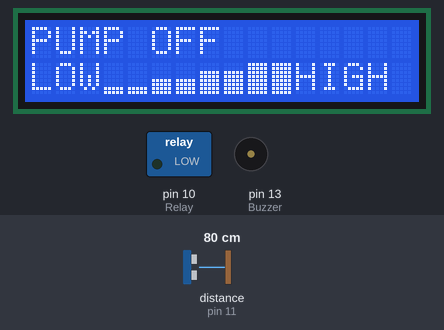
Recording of a sketch running on a simulated Arduino Uno, built with avr-gcc and run on an emulated ATmega328P. Shown: 16×2 character LCD, switched loads named in the sketch (green lamp = pin HIGH), buzzer (waves = sounding, pin HIGH). Inputs (shaded band) come from the test bench; at power-on: distance to the obstacle (sensor on pin 11) 80 cm. The echo pulse lasts 58.3 µs per cm.

Above: at 1.2 s.
1.3 s: distance to the obstacle (sensor on pin 11) set to 12 cm
2.8 s: distance to the obstacle (sensor on pin 11) set to 9 cm
At 3.7 s:
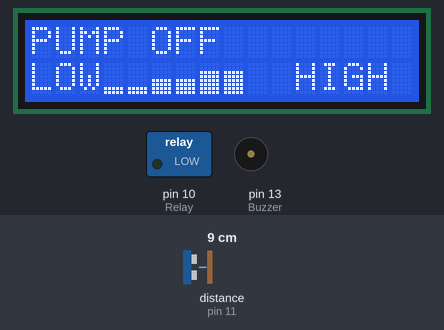
4.3 s: distance to the obstacle (sensor on pin 11) set to 5 cm
5.8 s: distance to the obstacle (sensor on pin 11) set to 2 cm
At 6.7 s:
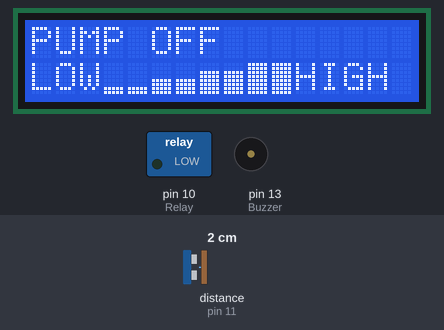
7.3 s: distance to the obstacle (sensor on pin 11) set to 7 cm
At 7.7 s:
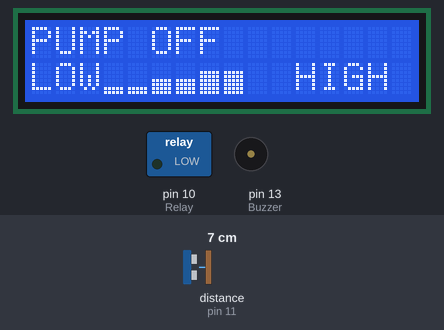
Timing chart, 0 to 9.8 s (numbered marks = the images above; inputs shaded):
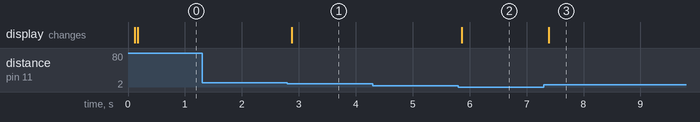

The sketch:

water_level_code.ino
```cpp
  #include <NewPing.h>

  #define TRIGGER_PIN 12 // Arduino pin tied to trigger pin on the ultrasonic sensor.
  #define ECHO_PIN 11 // Arduino pin tied to echo pin on the ultrasonic sensor.
  #define MAX_DISTANCE 10 // Height of the Water Tank (in centimeters).
  #include <LiquidCrystal.h>

  int RS=A5, E=A4, D4=A3, D5=A2, D6=A1, D7=A0;
  LiquidCrystal lcd(RS, E, D4, D5, D6, D7); // initialize the library with the numbers of the interface pins
  int Buzzer = 13;
  int Relay = 10;
  int val=0;
  NewPing sonar(TRIGGER_PIN, ECHO_PIN, MAX_DISTANCE); // NewPing setup of pins and maximum distance.

  // Creating Charaters for Bar Graph and Reverse Mode Icon
  byte Level0[8] = {
  0b00000,
  0b00000,
  0b00000,
  0b00000,
  0b00000,
  0b00000,
  0b11111,
  0b11111
  };
  byte Level1[8] = {
  0b00000,
  0b00000,
  0b00000,
  0b00000,
  0b11111,
  0b11111,
  0b11111,
  0b11111
  };
  byte Level2[8] = {
  0b00000,
  0b00000,
  0b11111,
  0b11111,
  0b11111,
  0b11111,
  0b11111,
  0b11111
  };
  byte Level3[8] = {
  0b11111,
  0b11111,
  0b11111,
  0b11111,
  0b11111,
  0b11111,
  0b11111,
  0b11111
  };
  byte NoLevel[8] = {
  0b00000,
  0b00000,
  0b00000,
  0b00000,
  0b00000,
  0b00000,
  0b00000,
  0b00000
  };


  void setup()
  {
  lcd.createChar(0, Level0);
  lcd.createChar(1, Level1);
  lcd.createChar(2, Level2);
  lcd.createChar(3, Level3);
  lcd.createChar(4, NoLevel);
  lcd.begin(16, 2); // set up the LCD's number of columns and rows:
  pinMode(Buzzer,OUTPUT); //Setup Buzzer pin as output pin
  pinMode(Relay,OUTPUT); //Setup Relay pin as output pin
  digitalWrite(Relay,LOW);

  }

  void loop()
  {
  delay(50); // Wait 50ms between pings (about 20 pings/sec). 29ms should be the shortest delay between pings.
  val=sonar.ping_cm();
  lcd.setCursor(0, 1);
  lcd.print("LOW");
  lcd.setCursor(11, 1);
  lcd.print("HIGH");
  if(val<4) //Water level reaches the Top of the Tank
  {

  delay(50);
  lcd.setCursor(3, 1);
  lcd.write(byte(0));
  lcd.setCursor(4, 1);
  lcd.write(byte(0));
  lcd.setCursor(5, 1);
  lcd.write(byte(1));
  lcd.setCursor(6, 1);
  lcd.write(byte(1));
  lcd.setCursor(7, 1);
  lcd.write(byte(2));
  lcd.setCursor(8, 1);
  lcd.write(byte(2));
  lcd.setCursor(9, 1);
  lcd.write(byte(3));
  lcd.setCursor(10, 1);
  lcd.write(byte(3));
  digitalWrite(Relay,LOW); //Pump off
  lcd.setCursor(0,0);
  lcd.print("PUMP OFF ");
  }

  else if(val<=15&&val>4) //Water level is getting close to the tank
  {
  lcd.setCursor(3, 1);
  lcd.write(byte(0));
  lcd.setCursor(4, 1);
  lcd.write(byte(0));
  lcd.setCursor(5, 1);
  lcd.write(byte(1));
  lcd.setCursor(6, 1);
  lcd.write(byte(1));
  lcd.setCursor(7, 1);
  lcd.write(byte(2));
  lcd.setCursor(8, 1);
  lcd.write(byte(2));
  lcd.setCursor(9, 1);
  lcd.write(byte(4));
  lcd.setCursor(10, 1);
  lcd.write(byte(4));


  }
  else if(val<=20&&val>15)
  {
  lcd.setCursor(3, 1);
  lcd.write(byte(0));
  lcd.setCursor(4, 1);
  lcd.write(byte(0));
  lcd.setCursor(5, 1);
  lcd.write(byte(1));
  lcd.setCursor(6, 1);
  lcd.write(byte(1));
  lcd.setCursor(7, 1);
  lcd.write(byte(4));
  lcd.setCursor(8, 1);
  lcd.write(byte(4));
  lcd.setCursor(9, 1);
  lcd.write(byte(4));
  lcd.setCursor(10, 1);
  lcd.write(byte(4));


  }

  else if(val<=21&&val>20)
  {

  lcd.setCursor(3, 1);
  lcd.write(byte(0));
  lcd.setCursor(4, 1);
  lcd.write(byte(0));
  lcd.setCursor(5, 1);
  lcd.write(byte(4));
  lcd.setCursor(6, 1);
  lcd.write(byte(4));
  lcd.setCursor(7, 1);
  lcd.write(byte(4));
  lcd.setCursor(8, 1);
  lcd.write(byte(4));
  lcd.setCursor(9, 1);
  lcd.write(byte(4));
  lcd.setCursor(10, 1);
  lcd.write(byte(4));


  }
  else if(val>21) // Water is empty on the Tank
  {

  digitalWrite(Buzzer,HIGH);
  delay(1000);
  digitalWrite(Buzzer,LOW);
  delay(1000);
  digitalWrite(Relay,HIGH); // Pump ON
  lcd.setCursor(0,0);
  lcd.print("PUMP ON ");
  lcd.setCursor(3, 1);
  lcd.write(byte(4));
  lcd.setCursor(4, 1);
  lcd.write(byte(4));
  lcd.setCursor(5, 1);
  lcd.write(byte(4));
  lcd.setCursor(6, 1);
  lcd.write(byte(4));
  lcd.setCursor(7, 1);
  lcd.write(byte(4));
  lcd.setCursor(8, 1);
  lcd.write(byte(4));
  lcd.setCursor(9, 1);
  lcd.write(byte(4));
  lcd.setCursor(10, 1);
  lcd.write(byte(4));
  }


  }
```

Measured:
- the behaviour switches between 11 and 10 cm on distance to the obstacle (sensor on pin 11) (found by bisection; images 0 and 1)
- the behaviour switches between 4 and 3 cm on distance to the obstacle (sensor on pin 11) (found by bisection; images 1 and 2)
- after the input at 1.3 s, every drawn part: stays the same
- after the input at 2.8 s, the display: changes after 0.07 s (image 1)
- after the input at 4.3 s, every drawn part: stays the same
- after the input at 5.8 s, the display: changes after 0.06 s (image 2)
- after the input at 7.3 s, the display: changes after 0.09 s (image 3)
